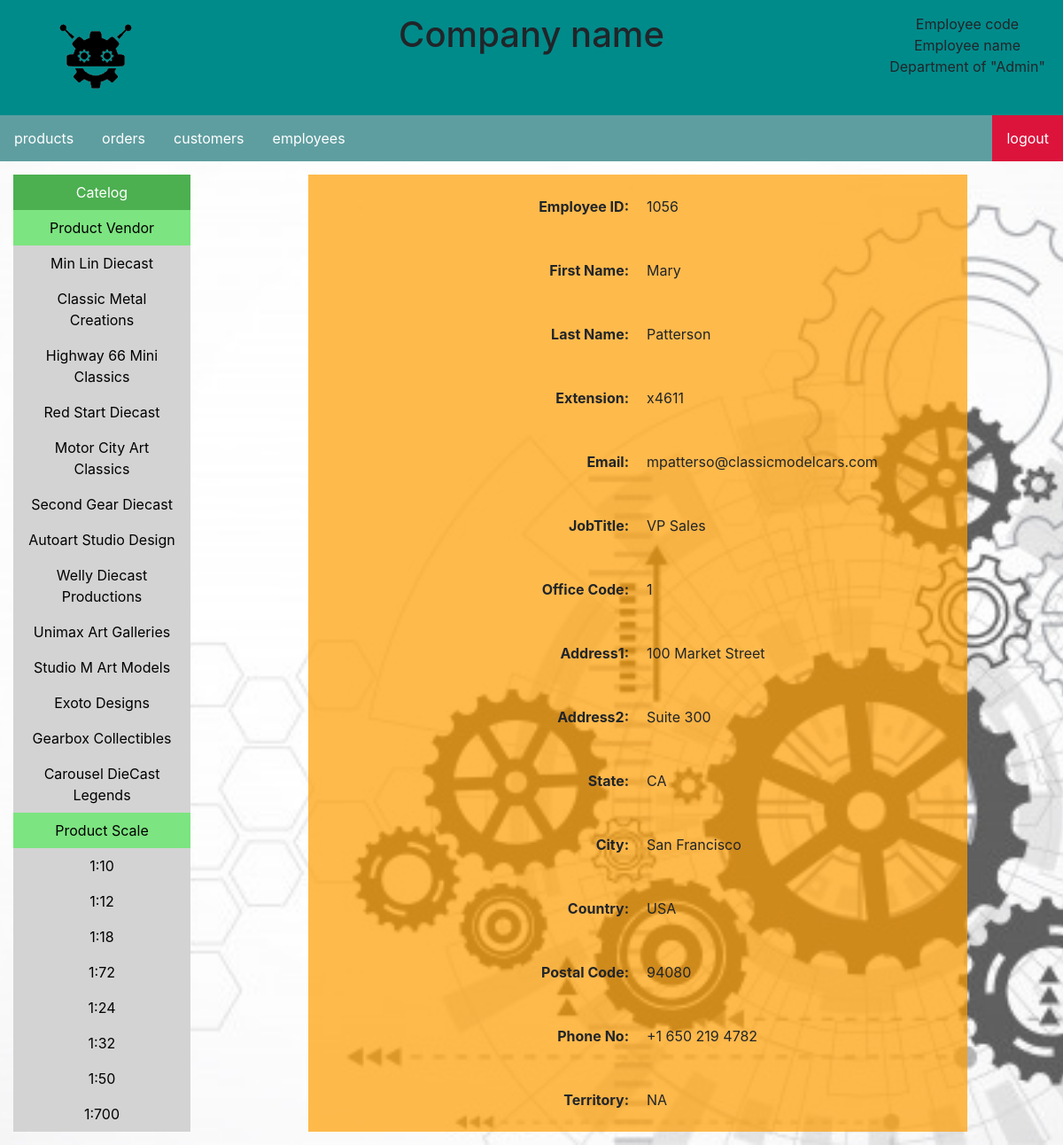
/3.php?employeenumber=1056, run on the app's committed database.
### tables this page shows
CREATE TABLE `employees` (
  `employeeNumber` int(11) NOT NULL,
  `lastName` varchar(50) NOT NULL,
  `firstName` varchar(50) NOT NULL,
  `extension` varchar(10) NOT NULL,
  `email` varchar(100) NOT NULL,
  `officeCode` varchar(10) NOT NULL,
  `reportsTo` int(11) DEFAULT NULL,
  `jobTitle` varchar(50) NOT NULL
);

CREATE TABLE `offices` (
  `officeCode` varchar(10) NOT NULL,
  `city` varchar(50) NOT NULL,
  `phone` varchar(50) NOT NULL,
  `addressLine1` varchar(50) NOT NULL,
  `addressLine2` varchar(50) DEFAULT NULL,
  `state` varchar(50) DEFAULT NULL,
  `country` varchar(50) NOT NULL,
  `postalCode` varchar(15) NOT NULL,
  `territory` varchar(10) NOT NULL
);

### 3.php (the view, shortened to what this page needs)
<?php
include "mysql_control.php";
$employeenumber = $_GET['employeenumber'];
$tablename = "employees AS E,offices AS O";
$sql_query = "SELECT E.employeeNumber,E.firstName,E.lastName,E.extension,E.email,E.jobTitle,E.officeCode,O.	addressLine1,O.	addressLine2,O.state,O.city,O.country,O.postalCode,O.phone,O.territory
			  FROM $tablename
			  WHERE E.employeeNumber='$employeenumber' AND E.officeCode = O.officeCode";
$result = mysqli_query($con,$sql_query);
$data = mysqli_fetch_row($result);
$employee_number = $data[0];
$employee_fname = $data[1];
$employee_lname = $data[2];
$employee_extension = $data[3];
$employee_email = $data[4];
$employee_jobtitle = $data[5];
$employee_office_code = $data[6];
$employee_add1 = $data[7];
$employee_add2 = $data[8];
$employee_state = $data[9];
$employee_city = $data[10];
$employee_country = $data[11];
$employee_postal_code = $data[12];
$employee_phone = $data[13];
$employee_territory = $data[14];
?>
<html>
    <head>
        <link rel="stylesheet" href="https://stackpath.bootstrapcdn.com/bootstrap/4.3.1/css/bootstrap.min.css">
        <link rel="stylesheet" type="text/css" href="css/main.css">
    </head>
    <body class="bg-image">
        <div class="row">
            <div class="column-left"><img src="image\logo.png" class="login-logo-image"></div>
            <div class="column-center"><h1>Company name</h1></div>
            <div class="column-right">
                Employee code<br>
                Employee name<br>
                Department of "Admin"
            </div>
        </div>
        <ul class="ul-menu-bar">
            <li class="li-menu-bar"><a href="1.php?category=products">products</a></li>
            <li class="li-menu-bar"><a href="1.php?category=orders">orders</a></li>
            <li class="li-menu-bar"><a href="1.php?category=customers">customers</a></li>
            <li class="li-menu-bar"><a href="1.php?category=employees">employees</a></li>
            <li class="li-menu-bar" style="float:right"><a class="active" href="#about">logout</a></li>
        </ul>
		<div class="row" style="margin:0px">
			<div class="column-left-body">
				<ul class="ul-menu-list">
					<li class="li-menu-list"><a class="main-catelog" href="#home">Catelog</a></li>
					<li class="li-menu-list"><a class="sub-catelog" href="#news">Product Vendor</a></li>
					<?php
						$result = mysqli_query($con,"SELECT DISTINCT productVendor FROM `products`");
						while($data = mysqli_fetch_row($result))
						{
							echo "<li class='li-menu-list'><a href='1.php?category=products&productvendor=$data[0]'>$data[0]</a></li>";
						}
					?>
					<li class="li-menu-list"><a class="sub-catelog" href="#news">Product Scale</a></li>
					<?php
						$result = mysqli_query($con,"SELECT DISTINCT productScale FROM `products`");
						while($data = mysqli_fetch_row($result))
						{
							echo "<li class='li-menu-list'><a href='1.php?category=products&productscale=$data[0]'>$data[0]</a></li>";
						}
					?>
				</ul>
			</div>
			<div class="column-center-body">
				<table class="document" cellpadding="10">
			<tr>
				<td width="50%" align="right"><b>Employee ID:</b></td>
				<td width="50%" align="left"><?php echo $employee_number ?></td>
			</tr>
			<tr>
				<td width="50%" align="right"><b>First Name:</b></td>
				<td width="50%" align="left"><?php echo $employee_fname ?></td>
			</tr>
			<tr>
				<td width="50%" align="right"><b>Last Name:</b></td>
				<td width="50%" align="left"><?php echo $employee_lname ?></td>
			</tr>
			<tr>
				<td width="50%" align="right"><b>Extension:</b></td>
				<td width="50%" align="left"><?php echo $employee_extension ?></td>
			</tr>
			<tr>
				<td width="50%" align="right"><b>Email:</b></td>
				<td width="50%" align="left"><?php echo $employee_email ?></td>
			</tr>
			<tr>
				<td width="50%" align="right"><b>JobTitle:</b></td>
				<td width="50%" align="left"><?php echo $employee_jobtitle ?></td>
			</tr>
			<tr>
				<td width="50%" align="right"><b>Office Code:</b></td>
				<td width="50%" align="left"><?php echo $employee_office_code ?></td>
			</tr>
			<tr>
				<td width="50%" align="right"><b>Address1:</b></td>
				<td width="50%" align="left"><?php echo $employee_add1?></td>
			</tr>
			<tr>
				<td width="50%" align="right"><b>Address2:</b></td>
				<td width="50%" align="left"><?php echo $employee_add2 ?></td>
			</tr>
			<tr>
				<td width="50%" align="right"><b>State:</b></td>
				<td width="50%" align="left"><?php echo $employee_state ?></td>
			</tr>
			<tr>
				<td width="50%" align="right"><b>City:</b></td>
				<td width="50%" align="left"><?php echo $employee_city ?></td>
			</tr>
			<tr>
				<td width="50%" align="right"><b>Country:</b></td>
				<td width="50%" align="left"><?php echo $employee_country ?></td>
			</tr>
			<tr>
				<td width="50%" align="right"><b>Postal Code:</b></td>
				<td width="50%" align="left"><?php echo $employee_postal_code ?></td>
			</tr>
			<tr>
				<td width="50%" align="right"><b>Phone No:</b></td>
				<td width="50%" align="left"><?php echo $employee_phone ?></td>
			</tr>
			<tr>
				<td width="50%" align="right"><b>Territory:</b></td>
				<td width="50%" align="left"><?php echo $employee_territory ?></td>
			</tr>
        </table>
			</div>
		</div>
    </body>
</html>

### css/main.css (style rules this page uses)
.bg-image { background-image: url("../image/bg.jpg"); background-repeat: no-repeat; background-position: center; background-size: cover; }
.login-logo-image { width: 100px; height: 100px; }
.ul-menu-bar { list-style-type: none; margin: 0; padding: 0; overflow: hidden; background-color: cadetblue; }
.li-menu-bar { float: left; }
.li-menu-bar a { display: block; color: white; text-align: center; padding: 14px 16px; text-decoration: none; }
.ul-menu-list { list-style-type: none; margin: 0; padding: 0; width: 200px; background-color: lightgray; }
.li-menu-list a { display: block; color: #000; padding: 8px 16px; text-decoration: none; }
.li-menu-list a.main-catelog { background-color: #4CAF50; color: white; }
.li-menu-list a.sub-catelog { background-color: rgb(124, 228, 128); color: black; }
.active { background-color: crimson; }
.column-left { text-align: center; background-color: darkcyan; padding: 15px; float: left; width: 20%; }
.column-center { text-align: center; background-color: darkcyan; padding: 15px; float: left; width: 60%; }
.column-right { text-align: center; background-color: darkcyan; padding: 15px; float: left; width: 20%; }
.column-left-body { text-align: center; padding: 15px; float: center; width: 20%; }
.column-center-body { text-align: center; padding: 15px; float: center; width: 80%; }
.row:after { content: ""; display: table; clear: both; }
.document { background-image: url("../image/bg_table.png"); margin: 0 auto; height: 100%; width: 80%; }

### data on the page
employees: employeeNumber "1056", firstName "Mary", lastName "Patterson", extension "x4611", email "mpatterso@classicmodelcars.com", jobTitle "VP Sales", officeCode "1", officeCode.addressLine1 "100 Market Street", officeCode.addressLine2 "Suite 300", officeCode.state "CA", officeCode.city "San Francisco", officeCode.country "USA", officeCode.postalCode "94080", officeCode.phone "+1 650 219 4782", officeCode.territory "NA"

### other printed values
$data[0] "Min Lin Diecast"
$data[0] "Classic Metal Creations"
$data[0] "Highway 66 Mini Classics"
$data[0] "Red Start Diecast"
$data[0] "Motor City Art Classics"
$data[0] "Second Gear Diecast"
$data[0] "Autoart Studio Design"
$data[0] "Welly Diecast Productions"
$data[0] "Unimax Art Galleries"
$data[0] "Studio M Art Models"
$data[0] "Exoto Designs"
$data[0] "Gearbox Collectibles"
$data[0] "Carousel DieCast Legends"
$data[0] "1:10"
$data[0] "1:12"
